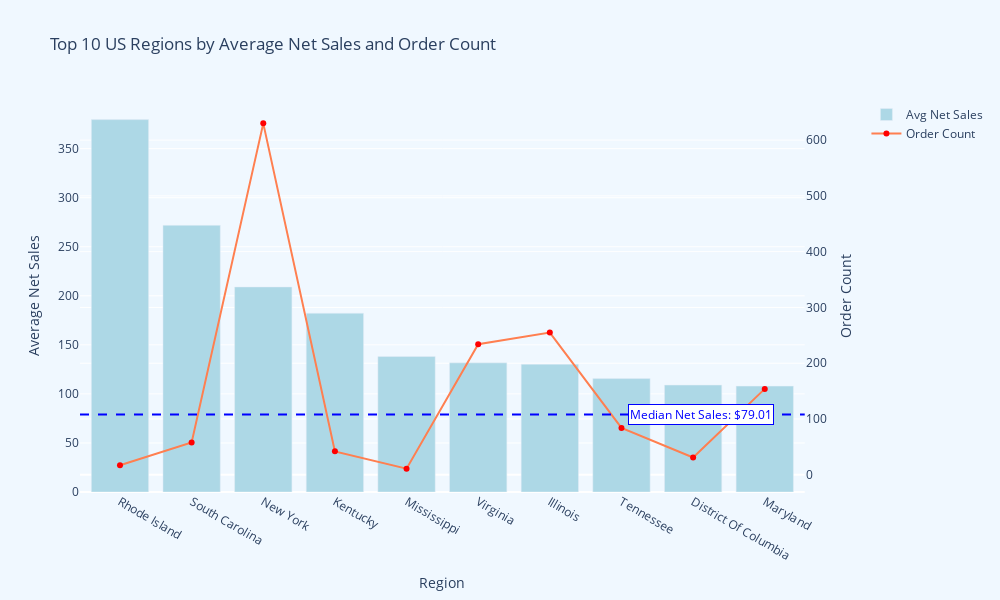

This figure's notebook cell:
### Code cell
region_stats = usa.groupby('billing_region').agg({
    'net_sales': 'mean',
    'order_id': 'count'
}).reset_index()

top_10_regions = region_stats[region_stats.order_id > 5].sort_values('net_sales', ascending=False).head(10)

median_net_sales = region_stats['net_sales'].median()

fig = make_subplots(specs=[[{"secondary_y": True}]])

fig.add_trace(
    go.Bar(x=top_10_regions['billing_region'], y=top_10_regions['net_sales'], name="Avg Net Sales", marker=dict(color='lightblue')),
    secondary_y=False,
)

fig.add_trace(
    go.Scatter(x=top_10_regions['billing_region'], y=top_10_regions['order_id'], name="Order Count", mode='lines+markers', line=dict(color='coral'), marker=dict(color='red')),
    secondary_y=True,
)

fig.add_hline(y=median_net_sales, line_dash="dash", line_color="blue")

fig.add_annotation(
    x=0.9,
    y=median_net_sales,
    xref="paper",
    yref="y",
    text=f"Median Net Sales: ${median_net_sales:.2f}",
    showarrow=False,
    font=dict(color="blue"),
    bgcolor="white",
    bordercolor="blue",
    borderwidth=1
)

fig.update_layout(
    title_text="Top 10 US Regions by Average Net Sales and Order Count",
    xaxis_title="Region",
    barmode='group',
    height=600,
    width=1000,
    plot_bgcolor='aliceblue',
    paper_bgcolor='aliceblue'
)

fig.update_yaxes(title_text="Average Net Sales", secondary_y=False)
fig.update_yaxes(title_text="Order Count", secondary_y=True)

fig.show()

### Figure 1 — Plotly figure (JSON) as saved in the notebook; plotly's stock layout.template omitted (floating-point values rounded to 4 significant figures)
{"data": [{"marker": {"color": "lightblue"}, "name": "Avg Net Sales", "type": "bar", "x": ["Rhode Island", "South Carolina", "New York", "Kentucky", "Mississippi", "Virginia", "Illinois", "Tennessee", "District Of Columbia", "Maryland"], "xaxis": "x", "y": [379.6, 271.8, 209.0, 182.3, 138.1, 131.6, 130.3, 115.6, 109.0, 107.9], "yaxis": "y"}, {"line": {"color": "coral"}, "marker": {"color": "red"}, "mode": "lines+markers", "name": "Order Count", "type": "scatter", "x": ["Rhode Island", "South Carolina", "New York", "Kentucky", "Mississippi", "Virginia", "Illinois", "Tennessee", "District Of Columbia", "Maryland"], "xaxis": "x", "y": [17, 58, 630, 42, 11, 234, 255, 84, 31, 154], "yaxis": "y2"}], "layout": {"annotations": [{"bgcolor": "white", "bordercolor": "blue", "borderwidth": 1, "font": {"color": "blue"}, "showarrow": false, "text": "Median Net Sales: $79.01", "x": 0.9, "xref": "paper", "y": 79.01, "yref": "y"}], "barmode": "group", "height": 600, "paper_bgcolor": "aliceblue", "plot_bgcolor": "aliceblue", "shapes": [{"line": {"color": "blue", "dash": "dash"}, "type": "line", "x0": 0, "x1": 1, "xref": "x domain", "y0": 79.01, "y1": 79.01, "yref": "y"}], "title": {"text": "Top 10 US Regions by Average Net Sales and Order Count"}, "width": 1000, "xaxis": {"anchor": "y", "domain": [0, 0.94], "title": {"text": "Region"}}, "yaxis": {"anchor": "x", "domain": [0, 1], "title": {"text": "Average Net Sales"}}, "yaxis2": {"anchor": "x", "overlaying": "y", "side": "right", "title": {"text": "Order Count"}}}}
